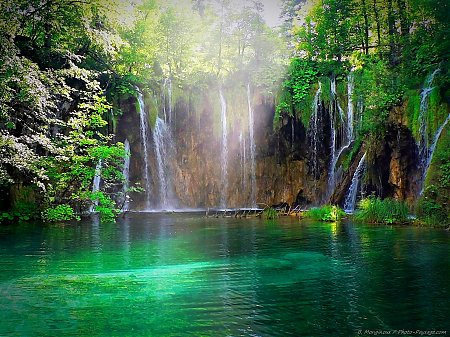
#> input picture datas/pays.jpg, 450 x 337 px, found by its file name
$ jupyter execute histogram.ipynb   (shell and % lines are left out)
#> lines starting #> are read from the running program, lines starting #| are printed output that depends on the picture
[cell 1]
import cv2
import numpy as np
import matplotlib.pyplot as plt

### Notions d'histogrammes  et de niveau de gris

[cell 2]
# Chargement de l'image

#img = cv2.imread("datas/b&w.png")
img = cv2.imread("datas/pays.jpg") # en couleur
#> img is the input picture: shape (337, 450, 3); mean B, G, R 76.1, 103.7, 71.7
#img = cv2.imread("datas/couleurs7.jpg")
#img = cv2.imread("datas/vrj.png")

print(img.shape)
#| (337, 450, 3)
img = cv2.cvtColor(img, cv2.COLOR_BGR2RGB) # transformation en R-G-B

# Conversion de l'image en niveaux de gris
gray = cv2.cvtColor(img, cv2.COLOR_BGR2GRAY)
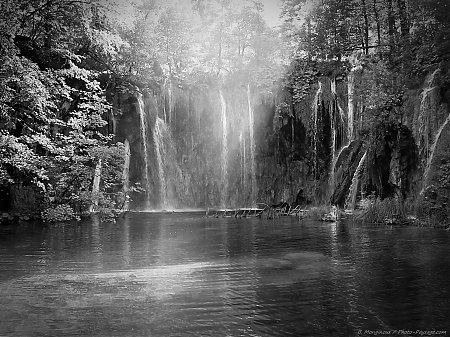
#> gray: shape (337, 450); min 0, max 255, mean 91.8

# Calcul de l'histogramme
hist = cv2.calcHist([gray], [0], None, [256], [0, 256])
#> hist = 256 values, max 1134 at index 29, min 11 at index 255, mean 592.4

# Tracé de l'histogramme

plt.subplot(121).imshow(gray)

plt.title("niveau de gris image")
plt.imshow(gray, cmap="gray")

plt.subplot(122).plot(hist, color='gray')

plt.xlabel('Intensités')
plt.ylabel('Nombre de pixels')
plt.title('Histogramme')

plt.show()
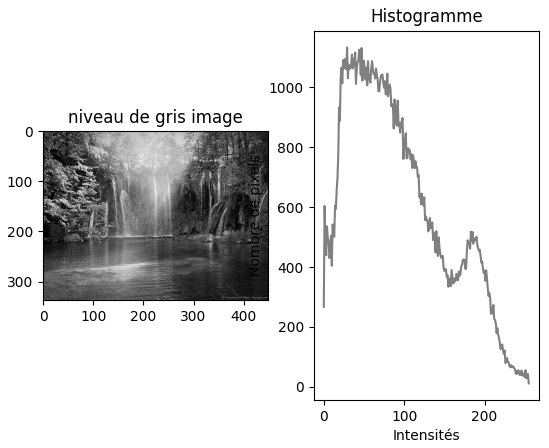
#> figure drawn by matplotlib, 2 panels; panel 2: curve peaks at x = 29, y = 1134

### Couleur : histogramme pour chaque canal (R-G-B)

[cell 3]
# Séparation des canaux de couleur
channels = cv2.split(img)
colors = ('b','g','r')

# Tracé des histogrammes pour chaque canal
plt.figure()
plt.title("Histogrammes des canaux de couleur")
plt.xlabel("Intensités")
plt.ylabel("Nombre de pixels")

for (channel,color) in zip(channels,colors):
    hist = cv2.calcHist([channel],[0],None,[256],[0,256])
    plt.plot(hist, color = color)
    plt.xlim([0,256])
#> this loop made 3 passes
#> color on passes 1 to 3: 'b', 'g', 'r'

plt.show()
#> figure, not shown here; curve peaks at x = 0, y = 13706; curve peaks at x = 53, y = 1027; curve peaks at x = 0, y = 6586

### visualisation d'images pour chaque canal

[cell 4]
b, g, r = cv2.split(img)
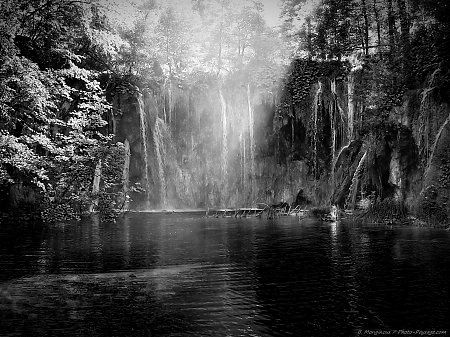
#> b: shape (337, 450); min 0, max 255, mean 71.7
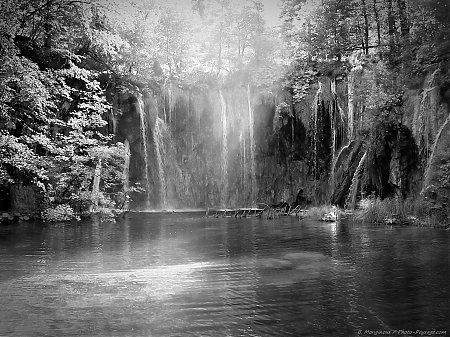
#> g: shape (337, 450); min 0, max 255, mean 103.7
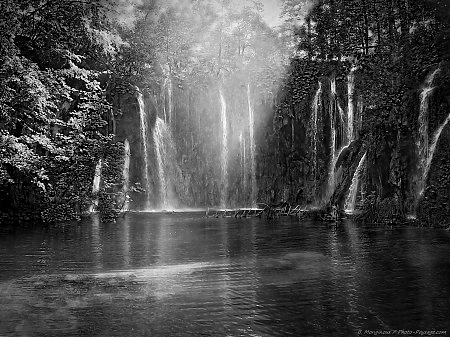
#> r: shape (337, 450); min 0, max 255, mean 76.1

# Create a figure with subplots
fig, axs = plt.subplots(1, 4)

# Plot each channel on a subplot
axs[0].imshow(b, cmap='Blues')
axs[0].set_title('Blue Channel')
axs[1].imshow(g, cmap='Greens')
axs[1].set_title('Green Channel')
axs[2].imshow(r, cmap='Reds')
axs[2].set_title('Red Channel')
axs[3].imshow(img)
axs[3].set_title('image original')

# Show the plot
plt.show()

### Egalisation d'histogrrammes

[cell 5]
# Perform histogram equalization using OpenCV
img1 = cv2.imread('datas/flower.jpg')
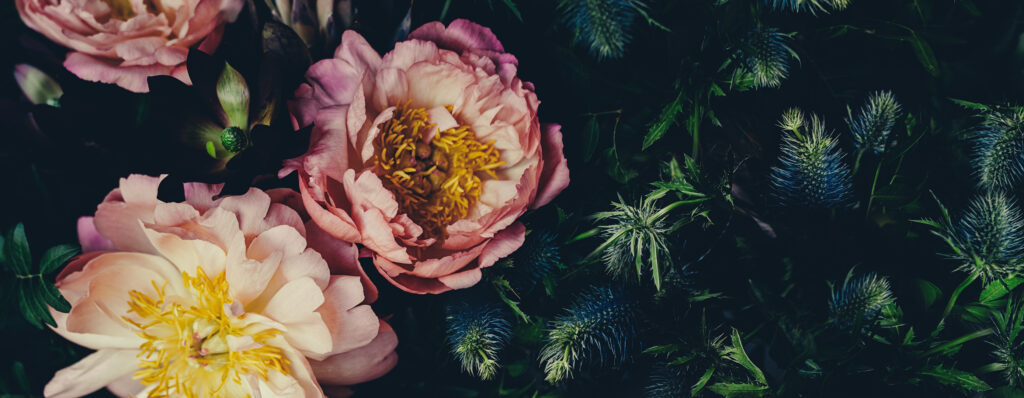
#> input picture datas/flower.jpg, 1024 x 398 px, found by its file name
#> img1 is the input picture: shape (398, 1024, 3); mean B, G, R 59.7, 63.7, 67.4
gray = cv2.cvtColor(img1, cv2.COLOR_BGR2GRAY)
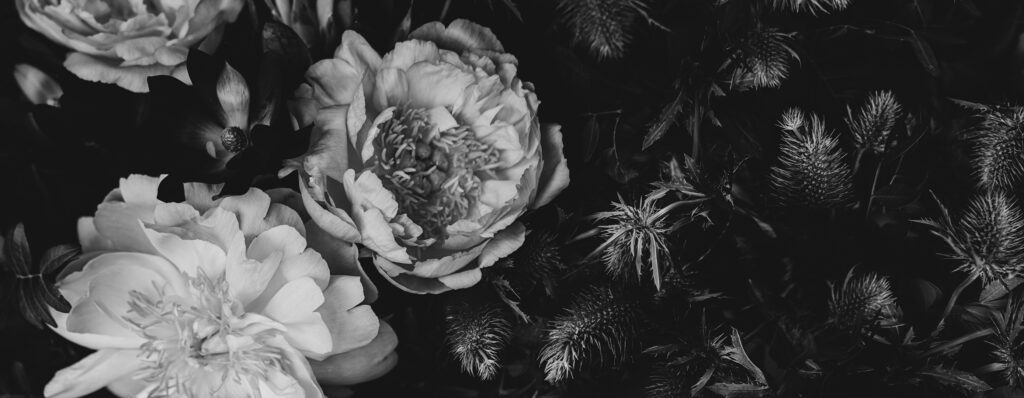
#> gray: shape (398, 1024); min 4, max 228, mean 64.3

hist = cv2.calcHist([gray], [0], None, [256], [0, 256])
#> hist = 256 values, max 67493 at index 21, min 0 at index 0, mean 1592

equalized_img = cv2.equalizeHist(gray)
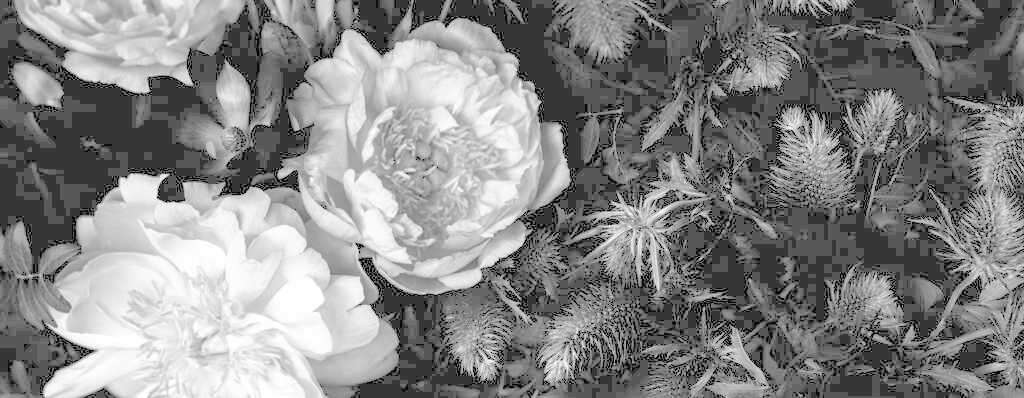
#> equalized_img: shape (398, 1024); min 0, max 255, mean 134.3


hist2 = cv2.calcHist([equalized_img], [0], None, [256], [0, 256])
#> hist2 = 256 values, max 67493 at index 55, min 0 at index 3, mean 1592

# Plot the original and equalized images using Matplotlib
fig, axs = plt.subplots(1, 2)
axs[0].imshow(gray, cmap='gray')
axs[0].set_title('Original Image')
axs[1].imshow(equalized_img, cmap='gray')
axs[1].set_title('Equalized Image')


# Show the plot
plt.show()

### comparaison des histogrammes

[cell 6]
# différent histogramme

plt.subplot(121).plot(hist, color='gray' )

plt.xlabel('Intensités')
plt.ylabel('Nombre de pixels')
plt.title('Histogramme Avant égalisation')

plt.subplot(122).plot(hist2, color='gray' )
plt.xlabel('Intensités')
plt.ylabel('Nombre de pixels')
plt.title('Histogramme égalisé')

plt.show()
#> figure, not shown here; panel 1: curve peaks at x = 21, y = 67493; panel 2: curve peaks at x = 55, y = 67493

### Egalisation adaptative

[cell 7]
img_a = cv2.imread('datas/flower.jpg')

# Convert the image to grayscale
gray = cv2.cvtColor(img_a, cv2.COLOR_BGR2GRAY)

hist = cv2.calcHist([gray], [0], None, [256], [0, 256])

# Perform adaptive histogram equalization using OpenCV
clahe = cv2.createCLAHE(clipLimit=5.0, tileGridSize=(8,8))
equalized = clahe.apply(gray)
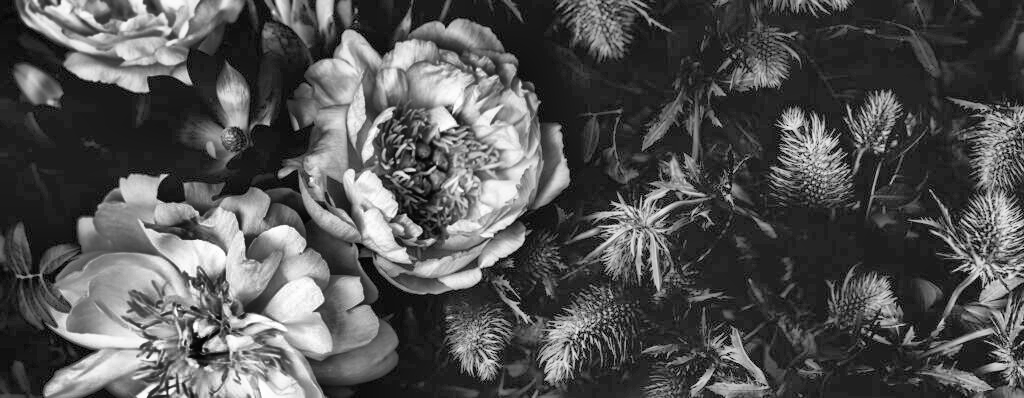
#> equalized: shape (398, 1024); min 0, max 255, mean 83.7

# Convert the data type of the image to uint8
equalized = np.asarray(equalized, dtype=np.uint8)


#Plot the original and equalized images using Matplotlib

fig, axs = plt.subplots(1, 2)
axs[0].imshow(gray, cmap='gray')
axs[0].set_title('Original Image')
axs[1].imshow(equalized, cmap='gray')
axs[1].set_title('Equalized Image')


#Show the plot
plt.show()

### visualisation de l'histogramme

[cell 8]
hist_a = cv2.calcHist([equalized], [0], None, [256], [0, 256])
#> hist_a = 256 values, max 11566 at index 36, min 11 at index 0, mean 1592

plt.plot(hist_a, color='gray' )
plt.xlabel('Intensités')
plt.ylabel('Nombre de pixels')
plt.title('Histogramme adaptive')

plt.show()
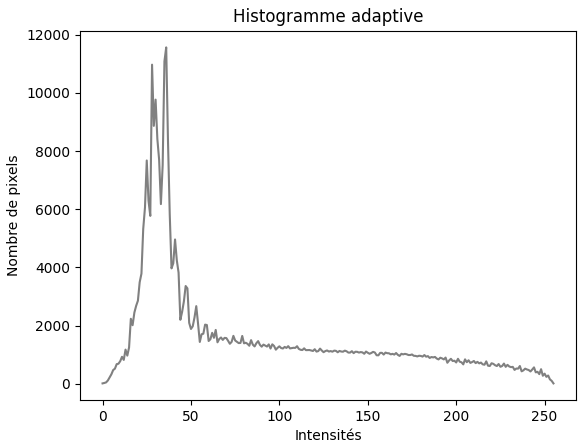
#> figure drawn by matplotlib, 1 panel; curve peaks at x = 36, y = 11566
